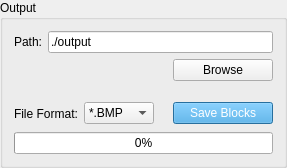
           <widget class="QGroupBox" name="groupBox_output">
            <property name="minimumSize">
             <size>
              <width>0</width>
              <height>160</height>
             </size>
            </property>
            <property name="maximumSize">
             <size>
              <width>300</width>
              <height>180</height>
             </size>
            </property>
            <property name="title">
             <string>Output</string>
            </property>
            <layout class="QVBoxLayout" name="verticalLayout_10">
             <item>
              <layout class="QHBoxLayout" name="horizontalLayout_5">
               <item>
                <widget class="QLabel" name="label_outputPath">
                 <property name="maximumSize">
                  <size>
                   <width>30</width>
                   <height>16777215</height>
                  </size>
                 </property>
                 <property name="text">
                  <string>Path:</string>
                 </property>
                </widget>
               </item>
               <item>
                <widget class="QLineEdit" name="lineEdit_marker_outputDirectory">
                 <property name="text">
                  <string>./output</string>
                 </property>
                 <property name="readOnly">
                  <bool>true</bool>
                 </property>
                </widget>
               </item>
              </layout>
             </item>
             <item>
              <layout class="QHBoxLayout" name="horizontalLayout_4">
               <item>
                <spacer name="horizontalSpacer_2">
                 <property name="orientation">
                  <enum>Qt::Horizontal</enum>
                 </property>
                 <property name="sizeHint" stdset="0">
                  <size>
                   <width>128</width>
                   <height>20</height>
                  </size>
                 </property>
                </spacer>
               </item>
               <item>
                <widget class="QPushButton" name="pushButton_marker_outputDirectory">
                 <property name="sizePolicy">
                  <sizepolicy hsizetype="Fixed" vsizetype="Fixed">
                   <horstretch>0</horstretch>
                   <verstretch>0</verstretch>
                  </sizepolicy>
                 </property>
                 <property name="minimumSize">
                  <size>
                   <width>100</width>
                   <height>0</height>
                  </size>
                 </property>
                 <property name="maximumSize">
                  <size>
                   <width>100</width>
                   <height>16777215</height>
                  </size>
                 </property>
                 <property name="text">
                  <string>Browse</string>
                 </property>
                </widget>
               </item>
              </layout>
             </item>
             <item>
              <spacer name="verticalSpacer_6">
               <property name="orientation">
                <enum>Qt::Vertical</enum>
               </property>
               <property name="sizeType">
                <enum>QSizePolicy::Fixed</enum>
               </property>
               <property name="sizeHint" stdset="0">
                <size>
                 <width>20</width>
                 <height>10</height>
                </size>
               </property>
              </spacer>
             </item>
             <item>
              <spacer name="verticalSpacer_4">
               <property name="orientation">
                <enum>Qt::Vertical</enum>
               </property>
               <property name="sizeHint" stdset="0">
                <size>
                 <width>20</width>
                 <height>4</height>
                </size>
               </property>
              </spacer>
             </item>
             <item>
              <layout class="QHBoxLayout" name="horizontalLayout">
               <item>
                <widget class="QLabel" name="label_outputFormat">
                 <property name="sizePolicy">
                  <sizepolicy hsizetype="MinimumExpanding" vsizetype="Preferred">
                   <horstretch>0</horstretch>
                   <verstretch>0</verstretch>
                  </sizepolicy>
                 </property>
                 <property name="minimumSize">
                  <size>
                   <width>0</width>
                   <height>25</height>
                  </size>
                 </property>
                 <property name="text">
                  <string>File Format:</string>
                 </property>
                 <property name="wordWrap">
                  <bool>true</bool>
                 </property>
                </widget>
               </item>
               <item>
                <widget class="QComboBox" name="comboBox_outputFormat">
                 <property name="minimumSize">
                  <size>
                   <width>70</width>
                   <height>0</height>
                  </size>
                 </property>
                 <item>
                  <property name="text">
                   <string>*.BMP</string>
                  </property>
                 </item>
                 <item>
                  <property name="text">
                   <string>*.TIFF</string>
                  </property>
                 </item>
                </widget>
               </item>
               <item>
                <spacer name="horizontalSpacer">
                 <property name="orientation">
                  <enum>Qt::Horizontal</enum>
                 </property>
                 <property name="sizeHint" stdset="0">
                  <size>
                   <width>13</width>
                   <height>20</height>
                  </size>
                 </property>
                </spacer>
               </item>
               <item>
                <widget class="QPushButton" name="pushButton_marker_saveBlocks">
                 <property name="minimumSize">
                  <size>
                   <width>100</width>
                   <height>0</height>
                  </size>
                 </property>
                 <property name="maximumSize">
                  <size>
                   <width>100</width>
                   <height>16777215</height>
                  </size>
                 </property>
                 <property name="autoFillBackground">
                  <bool>false</bool>
                 </property>
                 <property name="styleSheet">
                  <string notr="true">background: rgb(54, 156, 221);
color: white;</string>
                 </property>
                 <property name="text">
                  <string>Save Blocks</string>
                 </property>
                 <property name="checkable">
                  <bool>false</bool>
                 </property>
                </widget>
               </item>
              </layout>
             </item>
             <item>
              <widget class="QProgressBar" name="progressBar_savingBlocks">
               <property name="value">
                <number>0</number>
               </property>
               <property name="alignment">
                <set>Qt::AlignCenter</set>
               </property>
               <property name="invertedAppearance">
                <bool>false</bool>
               </property>
              </widget>
             </item>
            </layout>
           </widget>
